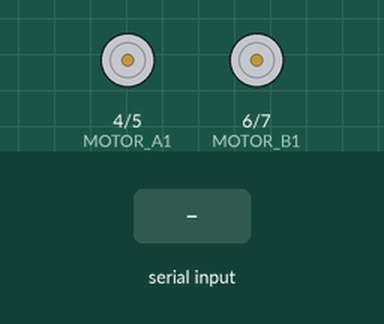
Recording of a sketch running on a simulated Arduino Uno, built with avr-gcc and run on an emulated ATmega328P. On the bench: motor-driver pin pairs drawn as motors (green arrow = first pin HIGH = forward, orange = second pin HIGH = backward, longer = more drive, scaled by the enable pin). The test bench sets the inputs (shaded band).

Above: at 1.2 s.
1.3 s: "F" received over Serial
At 2.5 s:
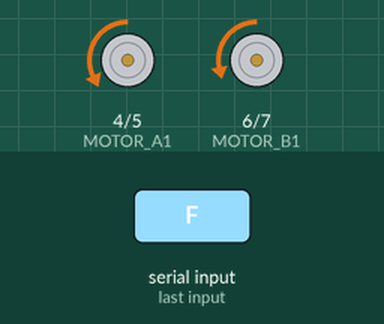
2.8 s: "B" received over Serial
At 3.6 s:
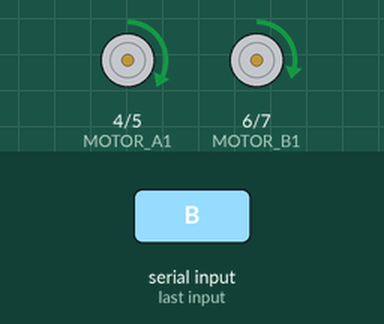
4.3 s: "L" received over Serial
At 4.7 s:
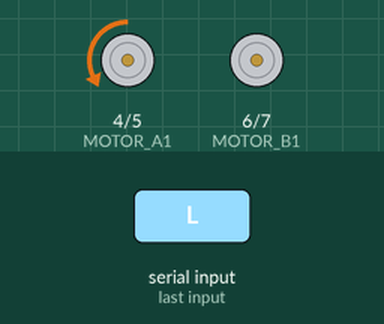
5.8 s: "R" received over Serial
At 7.1 s:
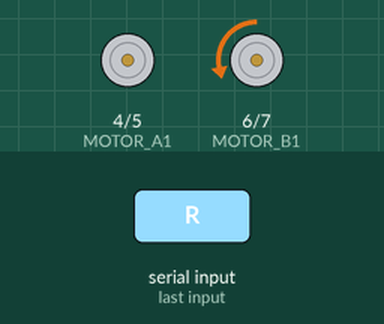
Timing chart, 0 to 8.3 s (numbered marks = the images above; inputs shaded):
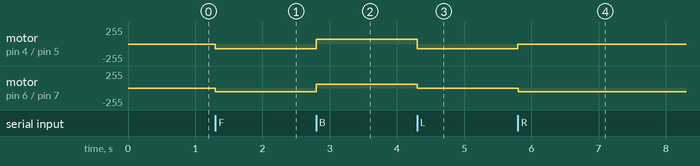

Measured:
- after the input at 1.3 s, motor on pin 4 (MOTOR_A1) / pin 5 (MOTOR_A2): stopped → backward 70/255 at once; motor on pin 6 (MOTOR_B1) / pin 7 (MOTOR_B2): stopped → backward 55/255 at once
- after the input at 2.8 s, motor on pin 4 (MOTOR_A1) / pin 5 (MOTOR_A2): backward 70/255 → forward 70/255 at once; motor on pin 6 (MOTOR_B1) / pin 7 (MOTOR_B2): backward 55/255 → forward 55/255 at once
- after the input at 4.3 s, motor on pin 4 (MOTOR_A1) / pin 5 (MOTOR_A2): forward 70/255 → backward 70/255 at once; motor on pin 6 (MOTOR_B1) / pin 7 (MOTOR_B2): forward 55/255 → stopped at once
- after the input at 5.8 s, motor on pin 4 (MOTOR_A1) / pin 5 (MOTOR_A2): backward 70/255 → stopped at once; motor on pin 6 (MOTOR_B1) / pin 7 (MOTOR_B2): stopped → backward 55/255 at once

The sketch:

ITS_CAR.ino
```cpp
char command; // Variable to store the incoming command from Bluetooth

int ENA = 3;  // ENA connected to digital pin 3
int ENB = 9;  // ENB connected to digital pin 9
int MOTOR_A1 = 4; // MOTOR_A1 connected to digital pin 4
int MOTOR_A2 = 5; // MOTOR_A2 connected to digital pin 5
int MOTOR_B1 = 6; // MOTOR_B1 connected to digital pin 6
int MOTOR_B2 = 7; // MOTOR_B2 connected to digital pin 7

void setup() {
  pinMode(ENA, OUTPUT); // Initialize ENA pin as an output
  pinMode(ENB, OUTPUT); // Initialize ENB pin as an output
  pinMode(MOTOR_A1, OUTPUT); // Initialize MOTOR_A1 pin as an output
  pinMode(MOTOR_A2, OUTPUT); // Initialize MOTOR_A2 pin as an output
  pinMode(MOTOR_B1, OUTPUT); // Initialize MOTOR_B1 pin as an output
  pinMode(MOTOR_B2, OUTPUT); // Initialize MOTOR_B2 pin as an output
  Serial.begin(9600); // Initialize serial communication
}

void loop() {
  if (Serial.available() > 0) {
    command = Serial.read(); // Read the incoming command from Bluetooth
    executeCommand(command); // Execute the command
  }
}

void executeCommand(char cmd) {
  switch (cmd) {
    case 'F': // Move forward
      moveForward();
      break;
    case 'B': // Move backward
      moveBackward();
      break;
    case 'L': // Turn left
      turnLeft();
      break;
    case 'R': // Turn right
      turnRight();
      break;
    case 'S': // Stop
      stopMotors();
      break;
    default:
      break;
  }
}

void moveForward() {
  digitalWrite(MOTOR_A1, LOW);       // A1 backward of the right side of the car
  digitalWrite(MOTOR_A2, HIGH);      // A2 forward of the right side of the car
  digitalWrite(MOTOR_B1, LOW);       // B1 backward of the left side of the car
  digitalWrite(MOTOR_B2, HIGH);      // B2 forward of the left side of the car
  analogWrite(ENA, 70);
  analogWrite(ENB, 55);
}

void moveBackward() {
  digitalWrite(MOTOR_A1, HIGH);       // A1 backward of the right side of the car
  digitalWrite(MOTOR_A2, LOW);        // A2 forward of the right side of the car
  digitalWrite(MOTOR_B1, HIGH);       // B1 backward of the left side of the car
  digitalWrite(MOTOR_B2, LOW);        // B2 forward of the left side of the car
  analogWrite(ENA, 70);
  analogWrite(ENB, 55);
}

void turnLeft() {
  digitalWrite(MOTOR_A1, LOW);        // A1 backward of the right side of the car
  digitalWrite(MOTOR_A2, HIGH);       // A2 forward of the right side of the car
  digitalWrite(MOTOR_B1, LOW);        // B1 backward of the left side of the car
  digitalWrite(MOTOR_B2, LOW);        // B2 forward of the left side of the car
  analogWrite(ENA, 70);
  analogWrite(ENB, 55);
}

void turnRight() {
  digitalWrite(MOTOR_A1, LOW);        // A1 backward of the right side of the car
  digitalWrite(MOTOR_A2, LOW);        // A2 forward of the right side of the car
  digitalWrite(MOTOR_B1, LOW);        // B1 backward of the left side of the car
  digitalWrite(MOTOR_B2, HIGH);       // B2 forward of the left side of the car
  analogWrite(ENA, 70);
  analogWrite(ENB, 55);
}

void stopMotors() {
  digitalWrite(MOTOR_A1, LOW);        // A1 backward of the left side of the car
  digitalWrite(MOTOR_A2, LOW);        // A2 forward of the right side of the car
  digitalWrite(MOTOR_B1, LOW);        // B1 backward of the right side of the car
  digitalWrite(MOTOR_B2, LOW);        // B2 forward of the left side of the car
  analogWrite(ENA, 0);
  analogWrite(ENB, 0);
}
```
